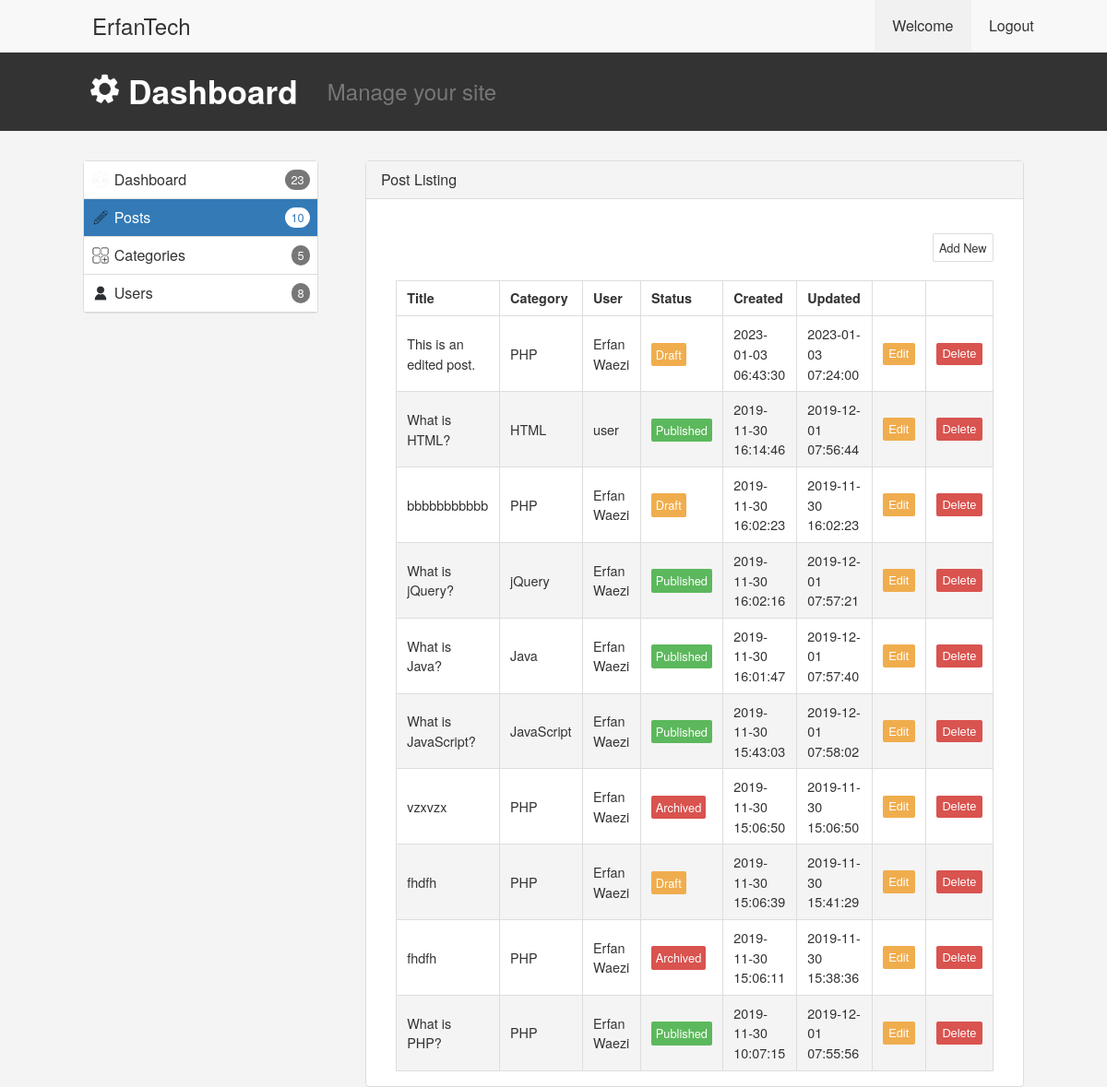
The page /login/dashboard/posts.php on the database its author committed.
### tables this page shows
CREATE TABLE `cms_posts` (
  `id` int(11) NOT NULL,
  `title` text NOT NULL,
  `message` text NOT NULL,
  `category_id` int(11) NOT NULL,
  `userid` int(11) NOT NULL,
  `status` enum('published','draft','archived','') NOT NULL DEFAULT 'published',
  `created` datetime NOT NULL,
  `updated` datetime NOT NULL DEFAULT current_timestamp()
);

CREATE TABLE `cms_category` (
  `id` int(11) NOT NULL,
  `name` varchar(100) NOT NULL
);

### login/dashboard/api/posts/read.php (called while the page is built, shortened)
<?php
include_once "classes/Posts.php";
$database = new Database();
$db = $database->connect();
$posts = new Posts($db);
$result = $posts->read();
if (!empty($result)) {
    $posts_arr = [];
}

### login/dashboard/api/categories/read.php (called while the page is built, shortened)
<?php
$database = new Database();
$db = $database->connect();
$categories = new Categories($db);
$result = $categories->read();
if (!empty($result)) {
    $categories_arr = [];
}

### login/dashboard/api/users/read.php (called while the page is built, shortened)
<?php
$database = new Database();
$db = $database->connect();
$users = new Users($db);
$result = $users->read();
if (!empty($result)) {
    $users_arr_read = [];
}

### login/dashboard/classes/Posts.php (called while the page is built, shortened)
<?php
class Posts
{
    private $conn;
    function __construct($db)
    {
        $this->conn = $db;
    }
    function read()
    {
        $query = "SELECT p.id, p.title, p.message, p.category_id, p.userid, p.status, p.created, p.updated, c.name, u.first_name, u.last_name FROM cms_posts as p INNER JOIN cms_category as c ON p.category_id = c.id INNER JOIN cms_user as u ON p.userid = u.id ORDER BY p.created DESC LIMIT 0,15";
        $stmt = $this->conn->prepare($query);
        $stmt->execute();
        return $stmt;
    }
}

### login/dashboard/posts.php (the view, shortened to what this page needs)
<?php
include_once "api/posts/read.php";
include_once "api/categories/read.php";
include_once "api/users/read.php";
$database = new Database;
$root_url = $database->root_url;
?>
<!DOCTYPE html>
<html lang="en">
<head>
    <link rel="stylesheet" href="../../css/style.css">
</head>
<body class="dashboard-body">
    <header>
        <nav style="margin: 0;">
            <ul>
                <section class="logo">
                    <a href="<?php echo $root_url . '/index.php'; ?>" id="logo">ErfanTech</a>
                </section>
                <section class="nav-menu">
                    <li id="welcome-li"><span><?php echo 'Welcome ' . $users_arr[0]['first_name']; ?></span></li>
                    <li id="logout-li"><a href="<?php echo $root_url . '/login/logout.php'; ?>">Logout</a></li>
                </section>
            </ul>
        </nav>
        <article class="dashboard-header">
            <section style="margin-right: -.5rem;"><img src="../../images/gear.png" alt="dashboard"></section>
            <section>
                <h2>Dashboard</h2>
            </section>
            <section><span class="tag">Manage your site</span></section>
        </article>
    </header>
    <main>
        <article class="dashboard-container">
            <aside class="dashboard-list">
                <ul>
                    <li>
                        <a href="<?php echo "$root_url/login/dashboard/dashboard.php"; ?>">
                            <img src="../../images/gear.png" alt="dashboard">Dashboard
                        </a>
                        <span class="num">
                            <?php echo count($posts_arr) + count($categories_arr) + count($users_arr_read); ?>
                        </span>
                    </li>
                    <li class="active">
                        <a href="<?php echo "$root_url/login/dashboard/posts.php"; ?>">
                            <img src="../../images/pencil.png" alt="posts">Posts
                        </a>
                        <span class="num">
                            <?php echo count($posts_arr); ?>
                        </span>
                    </li>
                    <li>
                        <a href="<?php echo "$root_url/login/dashboard/categories.php"; ?>">
                            <img src="../../images/categories.png" alt="categories">Categories
                        </a>
                        <span class="num">
                            <?php echo count($categories_arr); ?>
                        </span>
                    </li>
                    <li>
                        <a href="<?php echo "$root_url/login/dashboard/users.php"; ?>">
                            <img src="../../images/user.png" alt="users">Users
                        </a>
                        <span class="num">
                            <?php echo count($users_arr_read); ?>
                        </span>
                    </li>
                </ul>
            </aside>
            <article class="dashboard-face">
                <section class="header">
                    <p>Post Listing</p>
                </section>
                <section class="body">
                    <section style="margin-bottom: 1.5rem;"><a id="add-post-btn" href="add_post.php">Add New</a></section>
                    <table>
                        <thead>
                            <tr>
                                <th>Title</th>
                                <th>Category</th>
                                <th>User</th>
                                <th>Status</th>
                                <th>Created</th>
                                <th>Updated</th>
                                <th></th>
                                <th></th>
                            </tr>
                        </thead>
                        <tbody>
                            <?php foreach ($posts_arr as $post) : ?>
                                <tr>
                                    <td><?php echo $post['title']; ?></td>
                                    <td><?php echo $post['category']; ?></td>
                                    <td><?php echo $post['user']; ?></td>
                                    <td>
                                        <span class="<?php echo $post['status'] === 'published' ? 'published' : ($post['status'] === 'draft' ? 'draft' : 'archived'); ?>">
                                            <?php echo $post['status']; ?>
                                        </span>
                                    </td>
                                    <td><?php echo $post['created']; ?></td>
                                    <td><?php echo $post['updated']; ?></td>
                                    <td>
                                        <form action='edit_post.php' method='POST'>
                                            <input type="submit" value="Edit" name="edit_submit" id="edit-btn-table">
                                        </form>
                                    </td>
                                    <td>
                                        <form action='<?php echo htmlspecialchars($_SERVER['PHP_SELF']); ?>' method='POST'>
                                            <input type="submit" value="Delete" name="dlt_submit" id="dlt-btn-table">
                                        </form>
                                    </td>
                                </tr>
                            <?php endforeach; ?>
                        </tbody>
                    </table>
                </section>
            </article>
        </article>
    </main>
</body>
</html>

### css/style.css (style rules this page uses)
* { box-sizing: border-box; margin: 0; }
body { font-family: "helvetica neue", helvetica, arial, sans-serif; line-height: 1.5; color: #333; }
nav { background-color: #f8f8f8; border-bottom: 1px solid #e7e7e7; margin-bottom: 2rem; display: flex; justify-content: center; align-items: center; }
h2 { font-size: 1.7rem; }
ul { display: flex; justify-content: space-between; align-items: center; list-style: none; }
nav ul { width: 90%; }
nav ul .logo, nav ul .nav-menu, nav ul .login-signup { display: flex; justify-content: center; align-items: center; }
nav ul a { text-decoration: none; color: #333; }
nav ul li { padding: 1rem 1.2rem; transition: 0.2s all ease-in-out; cursor: pointer; }
nav #logo { font-weight: 500; font-size: 1.5rem; }
main { display: flex; justify-content: center; align-items: center; flex-direction: column; }
.header { background: #f1f1f1; width: 100%; margin-bottom: 1.5rem; }
#welcome-li { background-color: #f1f1f1; cursor: auto; }
.dashboard-header { background-color: #333; color: white; padding: 1rem 5rem; display: flex; justify-content: flex-start; align-items: center; margin-bottom: 2rem; }
.dashboard-header img { width: 35px; }
.dashboard-header section { margin: 0 1rem; }
.dashboard-header h2 { font-size: 2.2rem; }
.dashboard-header span.tag { color: #777; font-size: 1.5rem; }
.dashboard-body { background-color: #f4f4f4; }
.dashboard-container { display: flex; justify-content: space-between; align-items: flex-start; width: 85%; }
.dashboard-list { width: 25%; border-radius: 4px; border: 1px solid #ddd; }
.dashboard-list ul { padding: 0; display: flex; flex-direction: column; justify-content: center; align-items: center; }
.dashboard-list img { width: 20px; margin-right: 0.3rem; }
.dashboard-list li { padding: 0.5rem; width: 100%; background-color: white; border-bottom: 1px solid #ddd; display: flex; justify-content: space-between; align-items: center; cursor: pointer; }
.dashboard-list a { text-decoration: none; color: #333; display: flex; justify-content: flex-start; align-items: center; }
.dashboard-list .num { background-color: #777; color: white; border-radius: 50px; padding: 0.1rem 0.4rem; font-size: 0.8rem; }
.dashboard-list li.active { background-color: #337ab7; }
.dashboard-list li.active a { color: white; }
.dashboard-list li.active .num { background-color: white; color: #337ab7; }
.dashboard-face { width: 70%; border-radius: 4px; border: 1px solid #ddd; background-color: white; }
.dashboard-face .header { background-color: #f4f4f4; border-bottom: 1px solid #ddd; padding: 0.5rem 1rem; }
.dashboard-face .body { padding: 1rem 2rem; display: flex; flex-direction: column; justify-content: center; align-items: flex-end; }
.dashboard-face .body table { border-radius: 4px; border: 1px solid #ddd; border-collapse: collapse; width: 100%; }
.dashboard-face .body tr { border-bottom: 1px solid #ddd; }
.dashboard-face .body tr:nth-child(even) { background-color: #f4f4f4; }
.dashboard-face .body td, .dashboard-face .body th { padding: 0.5rem 0.7rem; font-size: 0.9rem; border-right: 1px solid #ddd; text-align: start; }
.dashboard-face .body span { font-size: 0.8rem; border-radius: 2px; color: white; padding: 0.2rem 0.3rem; text-transform: capitalize; }
.dashboard-face .body span.published { background-color: #5cb85c; }
.dashboard-face .body span.draft { background-color: #f0ad4e; }
.dashboard-face .body span.archived { background-color: #d9534f; }
.dashboard-face .body a, input#edit-btn-table, input#dlt-btn-table { text-decoration: none; color: white; border-radius: 2px; padding: 0.3rem 0.4rem; font-size: 0.8rem; cursor: pointer; }
#edit-btn-table { background-color: #f0ad4e; border: none; }
#dlt-btn-table { background-color: #d9534f; border: none; }
#add-post-btn { color: #333; border: 1px solid #ddd; cursor: pointer; }

### rows shown on the page
cms_posts: title "This is an edited post.", cms_category.name "PHP", user "Erfan Waezi", status "Draft", created "2023-01-03 06:43:30", updated "2023-01-03 07:24:00"
cms_posts: title "What is HTML?", cms_category.name "HTML", user "user", status "Published", created "2019-11-30 16:14:46", updated "2019-12-01 07:56:44"
cms_posts: title "bbbbbbbbbbb", cms_category.name "PHP", user "Erfan Waezi", status "Draft", created "2019-11-30 16:02:23", updated "2019-11-30 16:02:23"
cms_posts: title "What is jQuery?", cms_category.name "jQuery", user "Erfan Waezi", status "Published", created "2019-11-30 16:02:16", updated "2019-12-01 07:57:21"
cms_posts: title "What is Java?", cms_category.name "Java", user "Erfan Waezi", status "Published", created "2019-11-30 16:01:47", updated "2019-12-01 07:57:40"
cms_posts: title "What is JavaScript?", cms_category.name "JavaScript", user "Erfan Waezi", status "Published", created "2019-11-30 15:43:03", updated "2019-12-01 07:58:02"
cms_posts: title "vzxvzx", cms_category.name "PHP", user "Erfan Waezi", status "Archived", created "2019-11-30 15:06:50", updated "2019-11-30 15:06:50"
cms_posts: title "fhdfh", cms_category.name "PHP", user "Erfan Waezi", status "Draft", created "2019-11-30 15:06:39", updated "2019-11-30 15:41:29"
cms_posts: title "fhdfh", cms_category.name "PHP", user "Erfan Waezi", status "Archived", created "2019-11-30 15:06:11", updated "2019-11-30 15:38:36"
cms_posts: title "What is PHP?", cms_category.name "PHP", user "Erfan Waezi", status "Published", created "2019-11-30 10:07:15", updated "2019-12-01 07:55:56"

### other values the page prints
count($posts_arr) + count($categories_arr) + count($users_arr_read) "23"
count($posts_arr) "10"
count($categories_arr) "5"
count($users_arr_read) "8"
